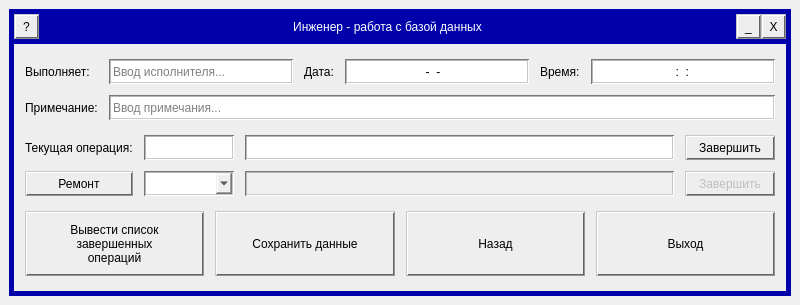
<?xml version="1.0" encoding="UTF-8"?>
<ui version="4.0">
 <class>MainWindow</class>
 <widget class="QMainWindow" name="MainWindow">
  <property name="geometry">
   <rect>
    <x>0</x>
    <y>0</y>
    <width>800</width>
    <height>305</height>
   </rect>
  </property>
  <property name="sizePolicy">
   <sizepolicy hsizetype="Fixed" vsizetype="Fixed">
    <horstretch>0</horstretch>
    <verstretch>0</verstretch>
   </sizepolicy>
  </property>
  <property name="minimumSize">
   <size>
    <width>800</width>
    <height>305</height>
   </size>
  </property>
  <property name="maximumSize">
   <size>
    <width>800</width>
    <height>305</height>
   </size>
  </property>
  <property name="windowTitle">
   <string>MainWindow</string>
  </property>
  <widget class="QWidget" name="centralwidget">
   <property name="styleSheet">
    <string notr="true">#frame {
	background-color: rgb(0, 1, 171);
}
#frame_main {
	background-color: rgb(238, 238, 238);
}
#label_title {
	font: 9pt &quot;Flexi IBM VGA False&quot;;
	color: rgb(255, 255, 255);
}

QListView, QLineEdit { 
	border-style: groove;
  	border-width: 2px;
  	border-top-color: rgb(120, 120, 120);
  	border-left-color: rgb(120, 120, 120);
  	border-right-color: rgb(200, 200, 200);
  	border-bottom-color: rgb(200, 200, 200);
}
QLineEdit:!enabled { background-color: rgb(240, 240, 240); }

/*QCOMBOBOX*/
QComboBox { 
	border-style: groove;
  	border-width: 2px;
  	border-top-color: rgb(120, 120, 120);
  	border-left-color: rgb(120, 120, 120);
  	border-right-color: rgb(200, 200, 200);
  	border-bottom-color: rgb(200, 200, 200);
}
QComboBox::drop-down {
	border-style: groove;
  	border-width: 2px;
  	border-top-color: rgb(200, 200, 200);
  	border-left-color: rgb(200, 200, 200);
  	border-right-color: rgb(100, 100, 100);
  	border-bottom-color: rgb(100, 100, 100);
	background-color: rgb(238, 238, 238);
	image: url(:/icon/resources/icon/downarrow.png);
}
QComboBox::drop-down:pressed {
	border-style: groove;
  	border-width: 2px;
  	border-top-color: rgb(100, 100, 100);
  	border-left-color: rgb(100, 100, 100);
  	border-right-color: rgb(200, 200, 200);
  	border-bottom-color: rgb(200, 200, 200);
}
QComboBox QAbstractItemView {
	selection-background-color: rgb(240, 240, 240);
	selection-color: rgb(1, 1, 1);
}
QComboBox:!enabled { background-color: rgb(240, 240, 240); }

/*QPUSHBUTTON*/
QPushButton { 
	border-style: groove;
  	border-width: 2px;
  	border-top-color: rgb(200, 200, 200);
  	border-left-color: rgb(200, 200, 200);
  	border-right-color: rgb(100, 100, 100);
  	border-bottom-color: rgb(100, 100, 100);
	background-color: rgb(238, 238, 238); 
}
QPushButton:pressed { 
	background-color: rgb(249, 249, 249);
	border-style: groove;
  	border-width: 2px;
  	border-top-color: rgb(100, 100, 100);
  	border-left-color: rgb(100, 100, 100);
  	border-right-color: rgb(200, 200, 200);
  	border-bottom-color: rgb(200, 200, 200);
}</string>
   </property>
   <layout class="QVBoxLayout" name="verticalLayout">
    <item>
     <widget class="QFrame" name="frame">
      <layout class="QVBoxLayout" name="verticalLayout_2">
       <property name="spacing">
        <number>5</number>
       </property>
       <property name="leftMargin">
        <number>5</number>
       </property>
       <property name="topMargin">
        <number>5</number>
       </property>
       <property name="rightMargin">
        <number>5</number>
       </property>
       <property name="bottomMargin">
        <number>5</number>
       </property>
       <item>
        <widget class="QFrame" name="frame_top">
         <property name="sizePolicy">
          <sizepolicy hsizetype="Preferred" vsizetype="Maximum">
           <horstretch>0</horstretch>
           <verstretch>0</verstretch>
          </sizepolicy>
         </property>
         <layout class="QHBoxLayout" name="horizontalLayout_2">
          <property name="spacing">
           <number>0</number>
          </property>
          <property name="leftMargin">
           <number>0</number>
          </property>
          <property name="topMargin">
           <number>0</number>
          </property>
          <property name="rightMargin">
           <number>0</number>
          </property>
          <property name="bottomMargin">
           <number>0</number>
          </property>
          <item>
           <widget class="QPushButton" name="pushButton_info">
            <property name="minimumSize">
             <size>
              <width>25</width>
              <height>25</height>
             </size>
            </property>
            <property name="maximumSize">
             <size>
              <width>25</width>
              <height>25</height>
             </size>
            </property>
            <property name="font">
             <font>
              <family>MS Shell Dlg 2</family>
             </font>
            </property>
            <property name="text">
             <string>?</string>
            </property>
           </widget>
          </item>
          <item>
           <widget class="QLabel" name="label_title">
            <property name="maximumSize">
             <size>
              <width>16777215</width>
              <height>25</height>
             </size>
            </property>
            <property name="text">
             <string>Инженер - работа с базой данных</string>
            </property>
            <property name="alignment">
             <set>Qt::AlignCenter</set>
            </property>
           </widget>
          </item>
          <item>
           <widget class="QPushButton" name="pushButton_hide">
            <property name="minimumSize">
             <size>
              <width>25</width>
              <height>25</height>
             </size>
            </property>
            <property name="maximumSize">
             <size>
              <width>25</width>
              <height>25</height>
             </size>
            </property>
            <property name="font">
             <font>
              <family>MS Shell Dlg 2</family>
             </font>
            </property>
            <property name="text">
             <string>_</string>
            </property>
           </widget>
          </item>
          <item>
           <widget class="QPushButton" name="pushButton_close">
            <property name="minimumSize">
             <size>
              <width>25</width>
              <height>25</height>
             </size>
            </property>
            <property name="maximumSize">
             <size>
              <width>25</width>
              <height>25</height>
             </size>
            </property>
            <property name="font">
             <font>
              <family>MS Shell Dlg 2</family>
             </font>
            </property>
            <property name="text">
             <string>X</string>
            </property>
           </widget>
          </item>
         </layout>
        </widget>
       </item>
       <item>
        <widget class="QFrame" name="frame_main">
         <layout class="QVBoxLayout" name="verticalLayout_3">
          <property name="spacing">
           <number>11</number>
          </property>
          <property name="leftMargin">
           <number>11</number>
          </property>
          <property name="topMargin">
           <number>11</number>
          </property>
          <property name="rightMargin">
           <number>11</number>
          </property>
          <property name="bottomMargin">
           <number>11</number>
          </property>
          <item>
           <layout class="QGridLayout" name="gridLayout_2">
            <property name="spacing">
             <number>11</number>
            </property>
            <item row="0" column="1">
             <layout class="QHBoxLayout" name="horizontalLayout_5">
              <property name="spacing">
               <number>11</number>
              </property>
              <item>
               <widget class="QLineEdit" name="lineEdit_user">
                <property name="minimumSize">
                 <size>
                  <width>0</width>
                  <height>25</height>
                 </size>
                </property>
                <property name="placeholderText">
                 <string>Ввод исполнителя...</string>
                </property>
               </widget>
              </item>
              <item>
               <widget class="QLabel" name="label_5">
                <property name="text">
                 <string>Дата:</string>
                </property>
               </widget>
              </item>
              <item>
               <widget class="QLineEdit" name="lineEdit_date">
                <property name="minimumSize">
                 <size>
                  <width>0</width>
                  <height>25</height>
                 </size>
                </property>
                <property name="toolTip">
                 <string>ДД-ММ-ГГГГ</string>
                </property>
                <property name="inputMask">
                 <string notr="true">00-00-0000</string>
                </property>
                <property name="alignment">
                 <set>Qt::AlignCenter</set>
                </property>
               </widget>
              </item>
              <item>
               <widget class="QLabel" name="label_2">
                <property name="text">
                 <string>Время:</string>
                </property>
               </widget>
              </item>
              <item>
               <widget class="QLineEdit" name="lineEdit_time">
                <property name="minimumSize">
                 <size>
                  <width>0</width>
                  <height>25</height>
                 </size>
                </property>
                <property name="toolTip">
                 <string>ЧЧ-ММ-СС</string>
                </property>
                <property name="inputMask">
                 <string>00:00:00</string>
                </property>
                <property name="alignment">
                 <set>Qt::AlignCenter</set>
                </property>
               </widget>
              </item>
             </layout>
            </item>
            <item row="0" column="0">
             <widget class="QLabel" name="label_4">
              <property name="text">
               <string>Выполняет:</string>
              </property>
             </widget>
            </item>
            <item row="1" column="0">
             <widget class="QLabel" name="label_3">
              <property name="text">
               <string>Примечание:</string>
              </property>
             </widget>
            </item>
            <item row="1" column="1">
             <widget class="QLineEdit" name="lineEdit_com">
              <property name="minimumSize">
               <size>
                <width>0</width>
                <height>25</height>
               </size>
              </property>
              <property name="placeholderText">
               <string>Ввод примечания...</string>
              </property>
             </widget>
            </item>
           </layout>
          </item>
          <item>
           <layout class="QGridLayout" name="gridLayout">
            <property name="spacing">
             <number>11</number>
            </property>
            <item row="1" column="4">
             <widget class="QPushButton" name="pushButton_repFinish">
              <property name="enabled">
               <bool>false</bool>
              </property>
              <property name="minimumSize">
               <size>
                <width>90</width>
                <height>25</height>
               </size>
              </property>
              <property name="text">
               <string>Завершить</string>
              </property>
             </widget>
            </item>
            <item row="1" column="2">
             <layout class="QHBoxLayout" name="horizontalLayout_4">
              <property name="spacing">
               <number>11</number>
              </property>
              <property name="leftMargin">
               <number>0</number>
              </property>
              <item>
               <widget class="QComboBox" name="comboBox_repTo">
                <property name="enabled">
                 <bool>true</bool>
                </property>
                <property name="sizePolicy">
                 <sizepolicy hsizetype="Fixed" vsizetype="Fixed">
                  <horstretch>0</horstretch>
                  <verstretch>0</verstretch>
                 </sizepolicy>
                </property>
                <property name="minimumSize">
                 <size>
                  <width>90</width>
                  <height>25</height>
                 </size>
                </property>
                <property name="maximumSize">
                 <size>
                  <width>16777215</width>
                  <height>16777215</height>
                 </size>
                </property>
                <property name="editable">
                 <bool>false</bool>
                </property>
                <property name="currentText">
                 <string/>
                </property>
                <property name="currentIndex">
                 <number>-1</number>
                </property>
               </widget>
              </item>
              <item>
               <widget class="QLineEdit" name="lineEdit_repTo">
                <property name="enabled">
                 <bool>false</bool>
                </property>
                <property name="minimumSize">
                 <size>
                  <width>0</width>
                  <height>25</height>
                 </size>
                </property>
                <property name="readOnly">
                 <bool>true</bool>
                </property>
               </widget>
              </item>
             </layout>
            </item>
            <item row="0" column="4">
             <widget class="QPushButton" name="pushButton_operFinish">
              <property name="enabled">
               <bool>true</bool>
              </property>
              <property name="minimumSize">
               <size>
                <width>90</width>
                <height>25</height>
               </size>
              </property>
              <property name="text">
               <string>Завершить</string>
              </property>
             </widget>
            </item>
            <item row="0" column="2">
             <layout class="QHBoxLayout" name="horizontalLayout_3">
              <property name="spacing">
               <number>11</number>
              </property>
              <property name="leftMargin">
               <number>0</number>
              </property>
              <item>
               <widget class="QLineEdit" name="lineEdit_operNumb">
                <property name="enabled">
                 <bool>true</bool>
                </property>
                <property name="sizePolicy">
                 <sizepolicy hsizetype="Maximum" vsizetype="Fixed">
                  <horstretch>0</horstretch>
                  <verstretch>0</verstretch>
                 </sizepolicy>
                </property>
                <property name="minimumSize">
                 <size>
                  <width>90</width>
                  <height>25</height>
                 </size>
                </property>
                <property name="maximumSize">
                 <size>
                  <width>90</width>
                  <height>16777215</height>
                 </size>
                </property>
                <property name="alignment">
                 <set>Qt::AlignCenter</set>
                </property>
                <property name="readOnly">
                 <bool>true</bool>
                </property>
               </widget>
              </item>
              <item>
               <widget class="QLineEdit" name="lineEdit_operText">
                <property name="enabled">
                 <bool>true</bool>
                </property>
                <property name="minimumSize">
                 <size>
                  <width>0</width>
                  <height>25</height>
                 </size>
                </property>
                <property name="readOnly">
                 <bool>true</bool>
                </property>
               </widget>
              </item>
             </layout>
            </item>
            <item row="0" column="0">
             <widget class="QLabel" name="label">
              <property name="text">
               <string>Текущая операция:</string>
              </property>
             </widget>
            </item>
            <item row="1" column="0">
             <widget class="QPushButton" name="pushButton_rep">
              <property name="minimumSize">
               <size>
                <width>0</width>
                <height>25</height>
               </size>
              </property>
              <property name="text">
               <string>Ремонт</string>
              </property>
             </widget>
            </item>
           </layout>
          </item>
          <item>
           <layout class="QHBoxLayout" name="horizontalLayout">
            <property name="spacing">
             <number>11</number>
            </property>
            <item>
             <widget class="QPushButton" name="pushButton_print">
              <property name="minimumSize">
               <size>
                <width>124</width>
                <height>65</height>
               </size>
              </property>
              <property name="text">
               <string>Вывести список
завершенных
операций</string>
              </property>
             </widget>
            </item>
            <item>
             <widget class="QPushButton" name="pushButton_save">
              <property name="minimumSize">
               <size>
                <width>0</width>
                <height>65</height>
               </size>
              </property>
              <property name="text">
               <string>Сохранить данные</string>
              </property>
             </widget>
            </item>
            <item>
             <widget class="QPushButton" name="pushButton_back">
              <property name="minimumSize">
               <size>
                <width>124</width>
                <height>65</height>
               </size>
              </property>
              <property name="text">
               <string>Назад</string>
              </property>
             </widget>
            </item>
            <item>
             <widget class="QPushButton" name="pushButton_exit">
              <property name="minimumSize">
               <size>
                <width>124</width>
                <height>65</height>
               </size>
              </property>
              <property name="text">
               <string>Выход</string>
              </property>
             </widget>
            </item>
           </layout>
          </item>
         </layout>
        </widget>
       </item>
      </layout>
     </widget>
    </item>
   </layout>
  </widget>
 </widget>
 <resources>
  <include location="../ui_resources.qrc"/>
 </resources>
 <connections/>
</ui>
